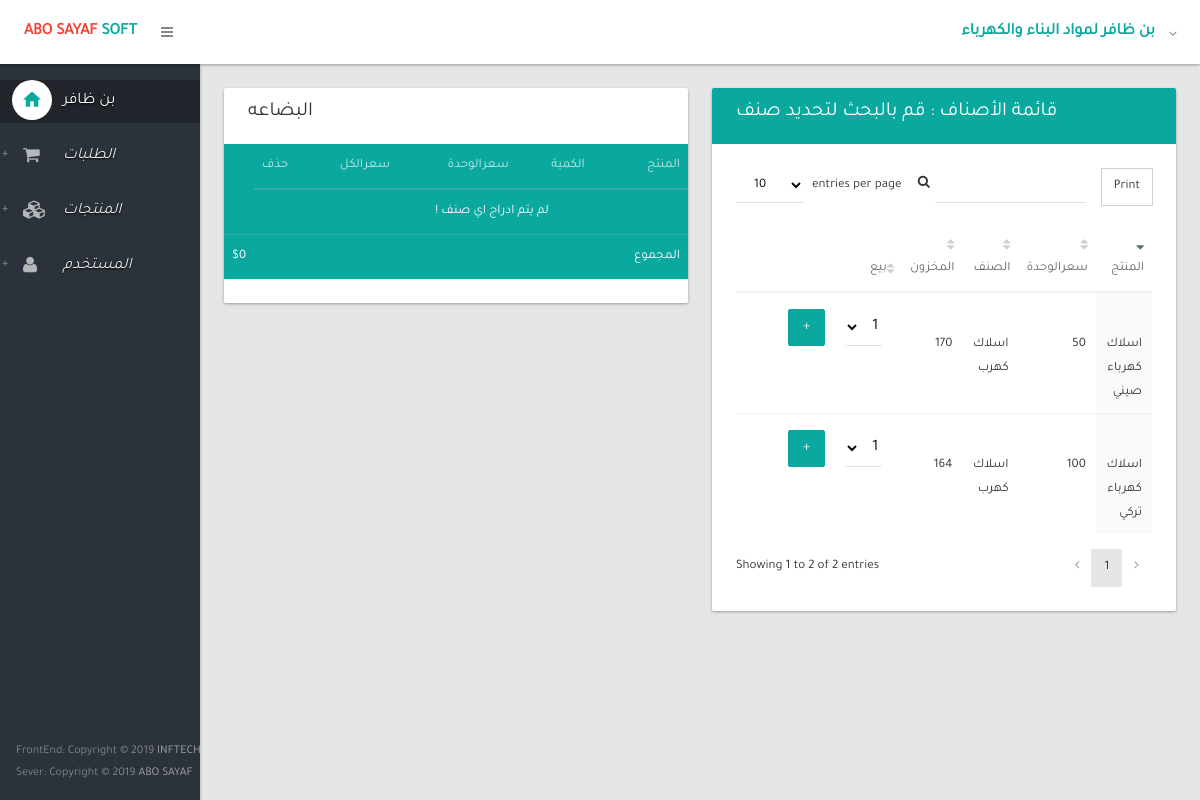
The app's page /test/ (signed in), older data.
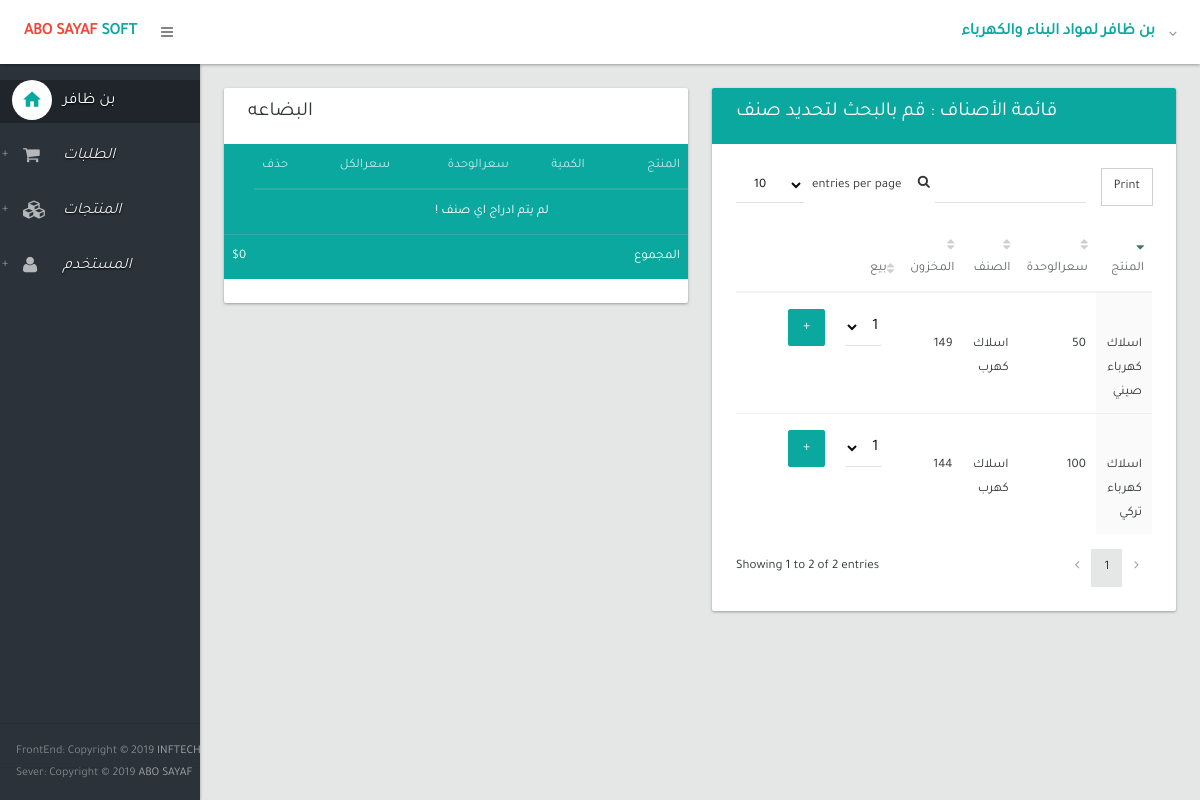
The same page, newer data.
### inventory/models.py (models this page shows, shortened)
class Product(models.Model):
    category = models.ForeignKey(Category,related_name='product',on_delete=models.CASCADE)
    product_name = models.CharField(max_length=200, db_index=True)
    slug = models.SlugField(max_length=200,db_index=True)
    product_details = models.TextField()
    price= models.IntegerField()
    price_out= models.IntegerField()
    active = models.IntegerField(default='1')
    stock = models.PositiveIntegerField()
    available = models.BooleanField(default=True)
    created = models.DateTimeField(auto_now_add=True)
    updated = models.DateTimeField(auto_now=True)
    class Meta:
            ordering = ('-created',)
            index_together = (('id','slug'),)
            verbose_name = "Product"
            verbose_name_plural = "Products"

class Category(models.Model):
    name = models.CharField(max_length=200,db_index=True)
    slug = models.SlugField(max_length=200,db_index=True,unique=True)
    class Meta:
        ordering = ('name',)
        verbose_name = "Category"
        verbose_name_plural = "Categorys"

### inventory/views.py (the view)
# urls.py: url(r'^test/$', my_order.product_list, name='test'),
@login_required
def product_list(request,category_slug=None):
    category = None
    categories = Category.objects.all()
    products = Product.objects.filter(available=True)
    cart = Cart(request)
    for item in cart:
        item['update_quantity_form'] = CartAddProductForm(initial={'quantity':item['quantity'],'update':True})
    cart_product_form = CartAddProductForm()
    if category_slug:
        category = get_object_or_404(Category,slug=category_slug)
        products = products.filter(category=category)
    context = {
        'category':category,
        'categories':categories,
        'products':products,
        'cart_product_form':cart_product_form,
        'cart':cart
    }
    return render(request,'test.html',context)

### inventory/forms.py
class CartAddProductForm(forms.Form):
    quantity = forms.TypedChoiceField(choices=PRODUCT_QUANTITY_CHOICES,coerce=int)
    update = forms.BooleanField(required=False,initial=False,widget=forms.HiddenInput)

### inventory/cart.py (called while the page is built)
	def __iter__(self):
		product_ids = self.cart.keys()
		products = Product.objects.filter(id__in=product_ids)
		for product in products:
			self.cart[str(product.id)]['product'] = product
		for item in self.cart.values():
			item['price'] = Decimal(item['price'])
			item['total_price'] = item['price'] *  item['quantity']
			yield item

	def __len__(self):
		return sum(item['quantity'] for item in self.cart.values())

	def get_total_price(self):
		return sum(Decimal(item['price']) * item['quantity'] for item in self.cart.values())

### templates/test.html (shortened to what this page needs)
{% extends 'layout.html' %}
{% load widget_tweaks %}
{% block body %}
                <section>
                    <div class="section-body">
                            <div class="row">
                                <div class="col-lg-6" style="float: right;">
                                <div class="card">
                                    <div class="card-head style-primary">
                                        <header>قائمة الأصناف : قم بالبحث لتحديد صنف</header>
                                    </div>
                                    <div class="card-body">
                                        <div class="table-responsive">
                                            <table id="datatable2" class="table order-column hover">
                                                <thead>
                                                    <tr>
                                                        <th>المنتج</th>
                                                        <th>سعرالوحدة</th>
                                                        <th>الصنف</th>
                                                        <th>المخزون</th>
                                                        <th width="150px">بيع</th>
                                                    </tr>
                                                </thead>
                                                <tbody>
                                                    {% for product in products %}
                                                        <tr class="gradeX">
                                                            <td>{{ product.product_name }}</td>
                                                            <td>{{ product.price }}</td>
                                                            <td>{{ product.category.name }}</td>
                                                            <td>{{ product.stock }}</td>
                                                            <td>
                                                             <form method="post" action="{% url 'cart_add' product.id %}">
                                                               <table>
                                                               <tr>
                                                                <td>
                                                            {{cart_product_form.quantity | add_class:'form-control'}}
                                                               </td>
                                                                   <td>
                                                                    <input type="submit" class="btn  btn-primary " value="+">
                                                                </td>
                                                                </tr>
                                                                       </table>
                                                             </form>
                                                            </td>
                                                        </tr>
                                                    {% endfor %}
                                                </tbody>
                                            </table>
                                        </div>
                                    </div>
                                </div>
                            </div>
 {% include 'cart_detail.html' %}
                        </div>
                    </div>
{% endblock %}

Row changes from the older to the newer data that the page shows:
changed Product "اسلاك كهرباء صيني": stock "170" → "149"
changed Product "اسلاك كهرباء تركي": stock "164" → "144"
